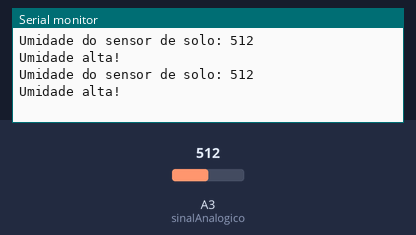
A sketch run on a simulated Arduino Uno, built with avr-gcc and run on an emulated ATmega328P. Parts: the last lines printed to the serial monitor. The inputs (shaded band) are chosen by the test bench; at power-on: A3 (sinalAnalogico) = 512.

Above: at 1.8 s.
1.9 s: A3 (sinalAnalogico) set to 522
At 2.8 s:
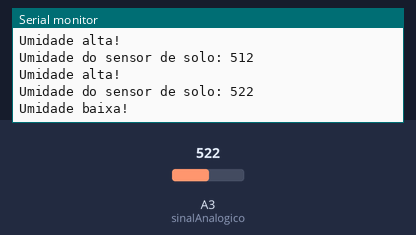
4.5 s: A3 (sinalAnalogico) set to 511
At 5.8 s:
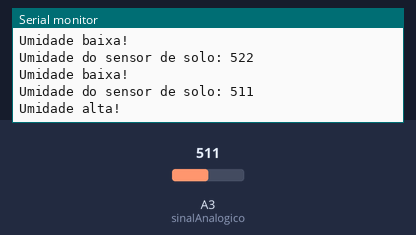
Timing chart, 0 to 7.5 s (numbered marks = the images above; inputs shaded):
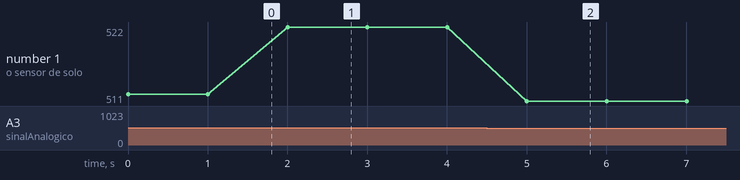

Measured:
- the behaviour switches between 512 and 513 on A3 (sinalAnalogico) (found by bisection; images 0 and 1)
- after the input at 1.9 s, the serial monitor: prints a new line after 0.10 s (image 1)
- after the input at 4.5 s, the serial monitor: prints a new line after 0.50 s (image 2)
- plotted number 1: 512 → 522 after the input at 1.9 s, 522 → 511 after the input at 4.5 s

The sketch:

SensorUmidadeSolo.ino
```cpp
/*

              Este código tem a função de utilizar o sensor de umidade do solo, que nada mais é do que um sensor resistivo que diminui sua resistência quanto mais úmido
       estiver o solo, e maior a resistência quanto mais seco estiver os solo.

              Esquema de ligação do driver do sensor:
              Driver do sensor         Arduíno
                     A0                   A3
                     D0                   A2 (ou d16)
                     GND                  A1 (ou d15)
                     VCC                  A0 (ou d14)


              Na prática o circuito e o programa funcionaram perfeitamente.

*/

// Mapeamento de hardware
#define sinalAnalogico A3
#define sinalDigital   16
#define gndSensor      15
#define vccSensor      14

// Variáveis auxiliares
int umidade = 0x00;

void setup() {

    pinMode(sinalAnalogico, INPUT);
    pinMode(sinalDigital, INPUT_PULLUP);
    pinMode(gndSensor, OUTPUT);
    pinMode(vccSensor, OUTPUT);

    digitalWrite(gndSensor, LOW);
    digitalWrite(vccSensor, HIGH);

    Serial.begin(9600);
}

void loop() {

    umidade = analogRead(sinalAnalogico);

    Serial.print("Umidade do sensor de solo: ");
    Serial.println(umidade);

    if(umidade > 512)
      Serial.println("Umidade baixa!");
    else
      Serial.println("Umidade alta!");

    delay(1000);
}
```
